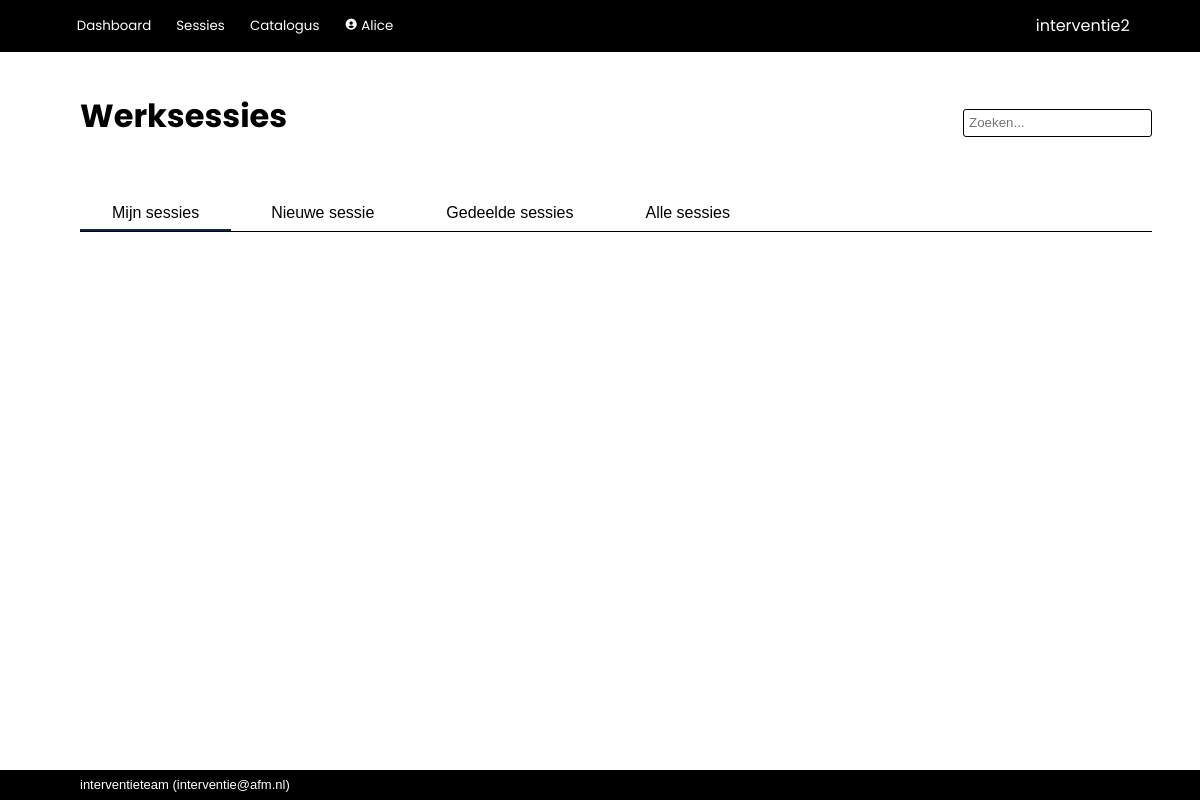
/worksessions (signed in), run on an earlier commit of the app's database.
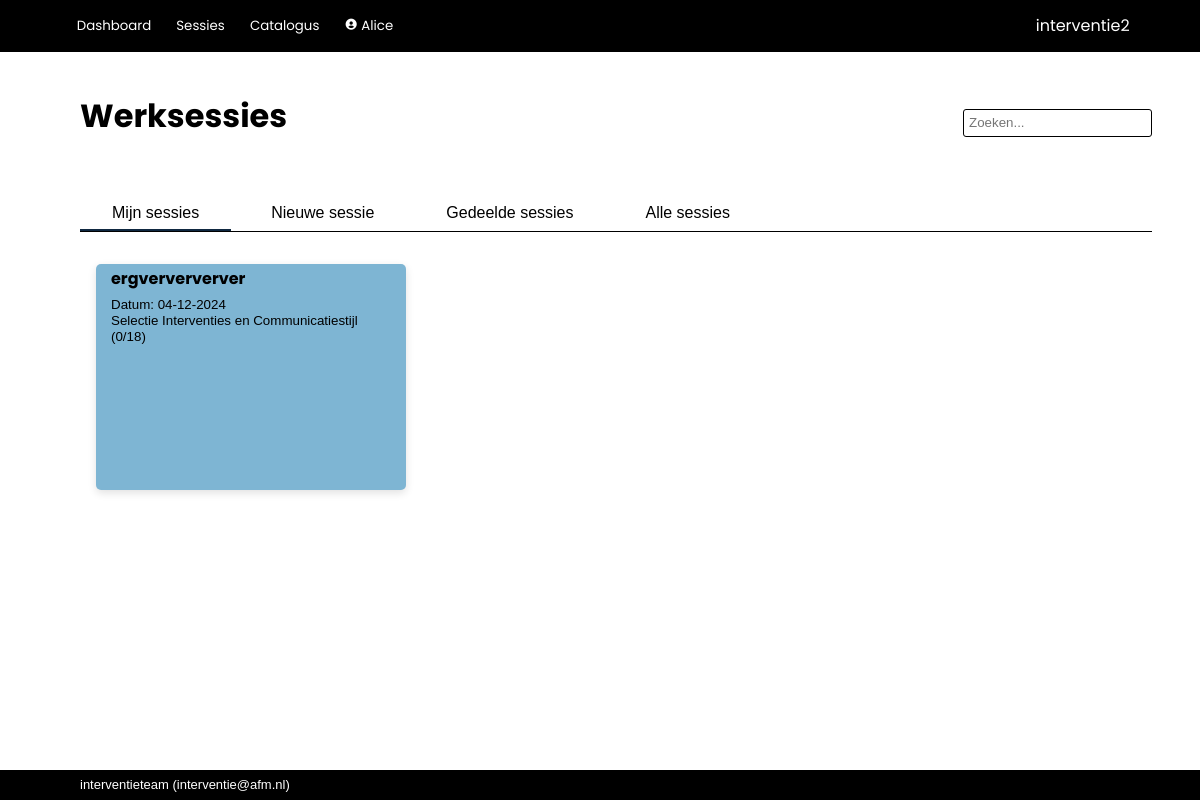
And on a later commit of the database.
### interventie2/models.py (models this page shows, shortened)
class User(db.Model, UserMixin):
    __tablename__ = 'users'
    id            = db.Column(db.Integer, primary_key=True)
    name          = db.Column(db.String(80), nullable=False, unique=True)
    password      = db.Column(db.String(200), nullable=False)
    role_id       = db.Column(db.Integer, db.ForeignKey('roles.id'), nullable=False, default=4) #references roles.id
    description   = db.Column(db.String(2000), nullable=False, default="")
    email         = db.Column(db.String(254))
    link          = db.Column(db.String(1000))
    active        = db.Column(db.Boolean, nullable=False, default=True)
    date_created  = db.Column(db.DateTime(timezone=True), server_default=func.now())
    last_seen     = db.Column(db.DateTime(timezone=True), server_default=func.now())
    role = relationship('Role')
    messages = relationship('Message', back_populates='recipient', foreign_keys="Message.recipient_id", cascade='all, delete-orphan')
    messages_sent = relationship('Message', back_populates='sender', foreign_keys="Message.sender_id")
    worksession = relationship('Worksession', back_populates='creator')
    plan = relationship('Plan', back_populates='creator')
    allowed_worksessions = relationship('Worksession', secondary='worksession_access', back_populates='allowed_users')
    owned_instruments = relationship('Instrument', back_populates='owner')
    def unread_messages(self):
        return sum(1 for message in self.messages if (message.unread) and (message.deliver_after.date() <= date.today()))
    def unread_message_alert(self):
        return self.unread_messages() > 0

class Worksession(db.Model):
    __tablename__ = 'worksessions'
    id            = db.Column(db.Integer, primary_key=True)
    name          = db.Column(db.String(100), nullable=False)
    date_modified = db.Column(db.DateTime(timezone=True), server_default=func.now())
    parent_id     = db.Column(db.Integer, db.ForeignKey('worksessions.id'))
    child_description = db.Column(db.String(2000), nullable=False, default="")
    participants  = db.Column(db.String(500), nullable=False, default="")
    date          = db.Column(db.DateTime(timezone=True))
    project_number= db.Column(db.String(100))
    description   = db.Column(db.String(2000), nullable=False, default="")
    effect        = db.Column(db.String(2000), nullable=False, default="")
    link_to_page  = db.Column(db.String(1000), nullable=False, default="")
    show_instruments = db.Column(db.Boolean, default=True)
    mark_top_instruments = db.Column(db.Integer, nullable=False, default=1)
    show_rest_instruments = db.Column(db.Boolean, default=False)
    show_tags     = db.Column(db.Boolean, default=True)
    presenter_mode_zoom = db.Column(db.Numeric(3,2), nullable=False, default=1.25)
    presenter_mode_color_title = db.Column(db.String(7))
    presenter_mode_text_color_title = db.Column(db.String(7))
    presenter_mode_color_nav = db.Column(db.String(7))
    presenter_mode_text_color = db.Column(db.String(7))
    presenter_mode_text_color_nav = db.Column(db.String(7))
    presenter_mode_color_coll = db.Column(db.String(7))
    presenter_mode_text_color_coll = db.Column(db.String(7))
    presenter_mode_color_highlight = db.Column(db.String(7))
    presenter_mode_text_color_highlight = db.Column(db.String(7))
    presenter_mode_text_color_heading = db.Column(db.String(7))
    presenter_mode_background_color1 = db.Column(db.String(7))
    presenter_mode_background_color2 = db.Column(db.String(7))
    archived      = db.Column(db.Boolean, default=False)
    question_set_id = db.Column(db.Integer, db.ForeignKey('question_sets.id'))
    process_id    = db.Column(db.Integer, db.ForeignKey('processes.id'), nullable=False, default=1)
    enable_voting = db.Column(db.Boolean, default=False)
    voting_key    = db.Column(db.String(6), nullable=False, default=generate_secret_key(6))
    creator_id    = db.Column(db.Integer, db.ForeignKey('users.id'))
    secret_key    = db.Column(db.String(20), nullable=False, default=generate_secret_key())
    parent = relationship('Worksession', remote_side=[id], backref='children')
    creator = relationship('User', back_populates='worksession')
    allowed_users = relationship('User', secondary='worksession_access', back_populates='allowed_worksessions')
    answers = relationship('Answer', back_populates='worksession', cascade='all, delete-orphan')
    votes = relationship('Votes', back_populates='worksession', cascade='all, delete-orphan')
    question_set = relationship('QuestionSet')
    process = relationship('Process')
    plan = relationship('Plan', back_populates='worksession', cascade='all, delete-orphan')
    def completion(self, perc=False, raw=False, dec=0):
        given_answers = 0
        for a in self.answers:
            if a.completed():
                given_answers += 1
        if perc:
            return f'{round((given_answers/(1.0*self.question_set.size()))*100,dec)}%'
        if raw:
            return given_answers/(1.0*self.question_set.size())
        return f'{given_answers}/{self.question_set.size()}'

class QuestionSet(db.Model):
    __tablename__ = 'question_sets'
    id            = db.Column(db.Integer, primary_key=True)
    name          = db.Column(db.String(500), nullable=False)
    description   = db.Column(db.String(2000), nullable=False, default="")
    owner_id      = db.Column(db.Integer, db.ForeignKey('users.id'), nullable=False) #references users.id
    date_created  = db.Column(db.DateTime(timezone=True), server_default=func.now())
    date_modified = db.Column(db.DateTime(timezone=True), server_default=func.now())
    default_process_id = db.Column(db.Integer, db.ForeignKey('processes.id'), nullable=False, default=1)
    default_instruments_visible = db.Column(db.Boolean, nullable=False, default=True)
    default_tags_visible = db.Column(db.Boolean, nullable=False, default=False)
    default_allow_weights = db.Column(db.Boolean, nullable=False, default=False)
    color         = db.Column(db.String(7))
    text_color    = db.Column(db.String(7))
    forbidden_tags = relationship('Tag', secondary='question_set_forbidden_tags')
    mandatory_tags = relationship('Tag', secondary='question_set_mandatory_tags')
    owner = relationship('User')
    default_process = relationship('Process')
    questions = relationship('Question', cascade='all, delete-orphan')
    worksessions = relationship('Worksession', back_populates='question_set', cascade='all, delete-orphan')
    def size(self):
        s = 0
        for question in self.questions:
            if not question.is_category:
                s += 1
        return s

class Question(db.Model):
    __tablename__ = 'questions'
    id            = db.Column(db.Integer, primary_key=True)
    name          = db.Column(db.String(500), nullable=False)
    description   = db.Column(db.String(2000), nullable=False, default="")
    question_set_id = db.Column(db.Integer, db.ForeignKey('question_sets.id'))  #references question_sets.id
    allow_motivation = db.Column(db.Boolean, nullable=False, default=True)
    allow_choice  = db.Column(db.Boolean, nullable=False, default=True)
    allow_multiselect = db.Column(db.Boolean, nullable=False, default=False)
    allow_weight  = db.Column(db.Boolean, nullable=False, default=False)
    order         = db.Column(db.Integer, nullable=False, default=100)
    required_active_tags = relationship('Tag', secondary='question_required_tags')
    options = relationship('Option', cascade='all, delete-orphan')
    question_set = relationship('QuestionSet', back_populates='questions')
    @hybrid_property
    def is_category(self):
        return (not(self.allow_motivation or self.allow_choice))

### interventie2/main/routes.py (the view)
@main.route('/worksessions', methods=['GET', 'POST'])
@login_required
def worksessions():
	worksessions = Worksession.query.order_by(Worksession.date)
	question_sets =  QuestionSet.query.order_by(QuestionSet.name)
	return render_template('main/worksessions.html',
						worksessions=worksessions,
						question_sets=question_sets,)

### interventie2/models.py (called while the page is built)
@login_manager.user_loader
def load_user(user_id):
    return User.query.get(user_id)

### interventie2/main/templates/main/worksessions.html (shortened to what this page needs)
{% extends 'base.html' %}
{% block page_title %}
Werksessies
{% endblock %}
{% block tabs %}
    <button class="tablinks" onclick="switch_tab(event, 'ws_owned')" id="defaultOpen">Mijn sessies</button>
    <button class="tablinks" onclick="switch_tab(event, 'ws_new')" id="defaultOpen">Nieuwe sessie</button>
    <button class="tablinks" onclick="switch_tab(event, 'ws_shared')">Gedeelde sessies</button>
    <button class="tablinks" onclick="switch_tab(event, 'ws_all')">Alle sessies</button>
{% endblock %}
{% block body %}
<div id="ws_owned" class="tabcontent">
    <div class="card_area">
        {% for worksession in worksessions | selectattr('parent', 'none') %}
            {% if worksession.archived == false %}
                {% if current_user in worksession.allowed_users or current_user.role.see_all_worksessions %}
                    {% if current_user == worksession.creator %}
                    <a href="{{url_for('main.show_worksession', worksession_id=worksession.id)}}">
                        <div class="card" style="background-color:{{ worksession.question_set.color }}; color:{{ worksession.question_set.text_color }}">
                            <div class="card_title">
                                {{ worksession.name}}
                            </div>
                            <div class="card_info">
                                <p>Datum: {{ worksession.date.strftime('%d-%m-%Y') }}</p>
                                <p>{{ worksession.question_set.name }} ({{ worksession.completion() }})</p>
                            </div>
                            <div class="card_description">
                            </div>
                        </div>
                    </a>
                    {% endif %}
                {% endif %}
            {% endif %}
        {% endfor %}
    </div>
</div>
{% endblock %}

### interventie2/templates/base.html (shortened to what this page needs)
<!DOCTYPE html>
<html lang="en">
    <head>
        <link rel="stylesheet" href="{{ url_for('static', filename='css/styles.css')}}">
        <link href="https://unpkg.com/boxicons@2.1.2/css/boxicons.min.css" rel="stylesheet">
    </head>
    <body>
        {% import 'jinja_macros.html' as macro %}
        <header>
            <div class="logo">{{ config['APP_NAME'] }}</div>
            <div class="modes">
                {% if current_user.is_authenticated %}
                    <button>
                        <a href="{{ url_for('main.index') }}">Dashboard</a>
                    </button>
                    <button>
                        <a href="{{ url_for('main.worksessions') }}">Sessies</a>
                    </button>
                    <button>
                        <a href="{{ url_for('catalog.index') }}">Catalogus</a>
                    </button>
                    <button>
                        <a href="{{ url_for('admin.user', id=current_user.id) }}"><i class='bx bxs-user-circle'></i>
                            {{ current_user.name }}
                        </a>
                    </button>
                {% else %}
                    <button>
                        <a href="{{ url_for('main.login') }}">Login</a>
                    </button>
                {% endif %}
            </div>
        </header>
        <nav>
            <div class="title">{% block page_title %}{% endblock %}</div>
            {% if current_user.is_authenticated %}
                <form action="/analysis/search" method="get" class="search">
                    <input id="search" type="search"  name="q" value="{{ request.args.get('q') or '' }}" placeholder="Zoeken...">
                </form>
            {% endif %}
            <div class="tabs">{% block tabs %}{% endblock %}</div>
        </nav>
        <main>
            <section>{% block body %}{% endblock %}</section>
        </main>
        <footer>{{ config['MAINTAINER'] }} (<a href="mailto:{{ config['MAINTAINER_EMAIL'] }}">{{ config['MAINTAINER_EMAIL'] }}</a>)</footer>
    </body>
</html>

### interventie2/static/css/styles.css (style rules this page uses)
:root { --dark-blue: #0f2841; --light-blue: #0e9ed5; --green: #3b7d23; --red: red; --highlight: #195fa6; --mid-grey: #0e9ed5; --object: #f0f9ff; --alert: red; --button-bg: #176cc2; --button-fg: white; }
html, body { font-family: sans-serif; line-height: 1.5em; padding: 0px; margin: 0px; }
p { padding-top: 0 !important; padding-bottom: 0 !important; margin-top: 0px; margin-bottom: 0px; }
a { color: inherit; text-decoration: none; }
button { border: 1px solid var(--mid-grey); background-color: var(--button-bg); color: var(--button-fg); min-height: 2.2em; border-radius: 3px; min-width: 7em; padding-left: 1em; padding-right: 1em; margin-bottom: 2px; }
button a { text-decoration: none; }
input { background-color: white;; border: 1px solid var(--mid-grey); font-size: inherit; min-height: 1.7rem; margin-bottom: 2px; }
body { display: grid; height: 100vh; grid-template-rows: min-content min-content auto min-content; grid-template-areas: "header" "nav" "main" "footer"; }
header { grid-area: header; background-color: black; display: grid; grid-template-columns: auto min-content; grid-template-rows: auto; grid-template-areas: "modes logo"; color: white; align-items: center; padding: 0.6rem 4.4rem; font-family: "Poppins", sans-serif; }
header a { text-decoration: none; font-family: "Poppins", sans-serif; }
.logo { grid-area: logo; }
.modes { grid-area: modes; padding: 0px; margin: 0px; }
.modes button { background: inherit; outline: none; cursor: pointer; padding: 0.4rem 0.4rem; margin: 0 0.5rem 0 0; border: none; border-radius: 0px; color: white; font-family: "Poppins", sans-serif; font-size: smaller; min-width: 0; }
.modes a { text-decoration: none; }
nav { grid-area: nav; display: grid; grid-template-columns: 1fr auto; grid-template-areas: "title search" "steps steps" "tabs tabs "; align-items: center; margin: 3rem 3rem 1rem 5rem; }
.title { grid-area: title; font-family: "Poppins", sans-serif; color: black; font-size: xx-large; font-weight: bold; padding: 0 0 1rem 0; line-height: 1em; }
.search { grid-area: search; display: flex; align-items: center; text-decoration: none; border: none; }
.search input { background-color: white;; border: 1px solid black; border-radius: 3px; padding: 5px; font-size: smaller; height: 1.7rem; }
.tabs { grid-area: tabs; display: flex; padding-top: 3rem; overflow: hidden; font-size: inherit; border-bottom: 1px solid black; }
.tabs button { background: inherit; color: black; outline: none; cursor: pointer; padding: 0rem 2rem 0rem 2rem; margin: 0 0.5rem 0 0; border: none; border-radius: 0px; font-size: inherit; width: auto; border-bottom: solid 2px white; }
.tabs button.active_tab { border-bottom: solid 2px var(--dark-blue); }
main { grid-area: main; padding: 1rem 5rem; display: grid; grid-template-columns: min-content 100%; grid-template-areas: "aside section "; overflow-y: auto; }
section { grid-area: section; padding: 0; margin-left: 1rem; margin-right: 1rem; }
footer { grid-area: footer; background-color: black; color: white; align-items: center; padding: 0.2rem 5rem; font-size: small; }
.card_area { display: flex; flex-flow: row wrap; gap: 1rem; padding-bottom: 2rem; }
.tabcontent { width: 100%; }
.card { width: 280px; height: 220px; flex-grow: 0; flex-shrink: 0; background-color: var(--object); color: black; border-radius: 5px; padding: 0.2em 15px 0.2em 15px; box-shadow: rgba(0, 0, 0, 0.12) 0px 3px 8px; overflow: hidden; scrollbar-width: none; animation: fadeInAnimation ease 0.7s; animation-iteration-count: 1; animation-fill-mode: forwards; }
.card_title { font-family: "Poppins", sans-serif; font-weight: bold; flex-grow: 1; padding-bottom: 0.4rem; }
.card_info { font-size: smaller; line-height: 1rem; padding-bottom: 0.4rem; }
.card_description { overflow: hidden; scrollbar-width: none; font-size: smaller; line-height: normal; padding-bottom: 0.4rem; }
.card_area a { text-decoration: none; }

What changed in the data, as far as the page shows it:
added Worksession: name "ergverververver", date "04-12-2024", question_set.name "Selectie Interventies en Communicatiestijl", completion "0/18"
